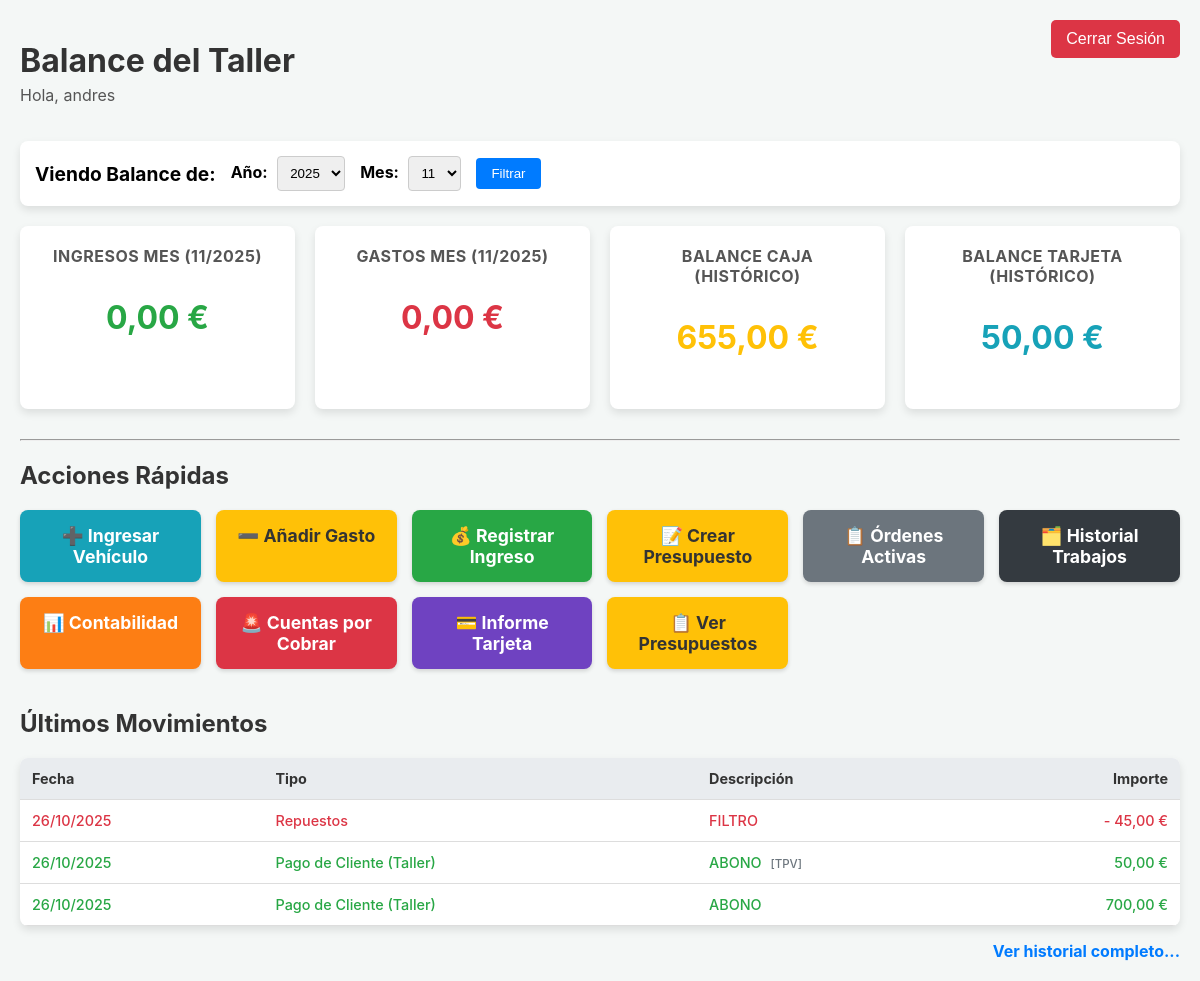
The app's page / (signed in), older data.
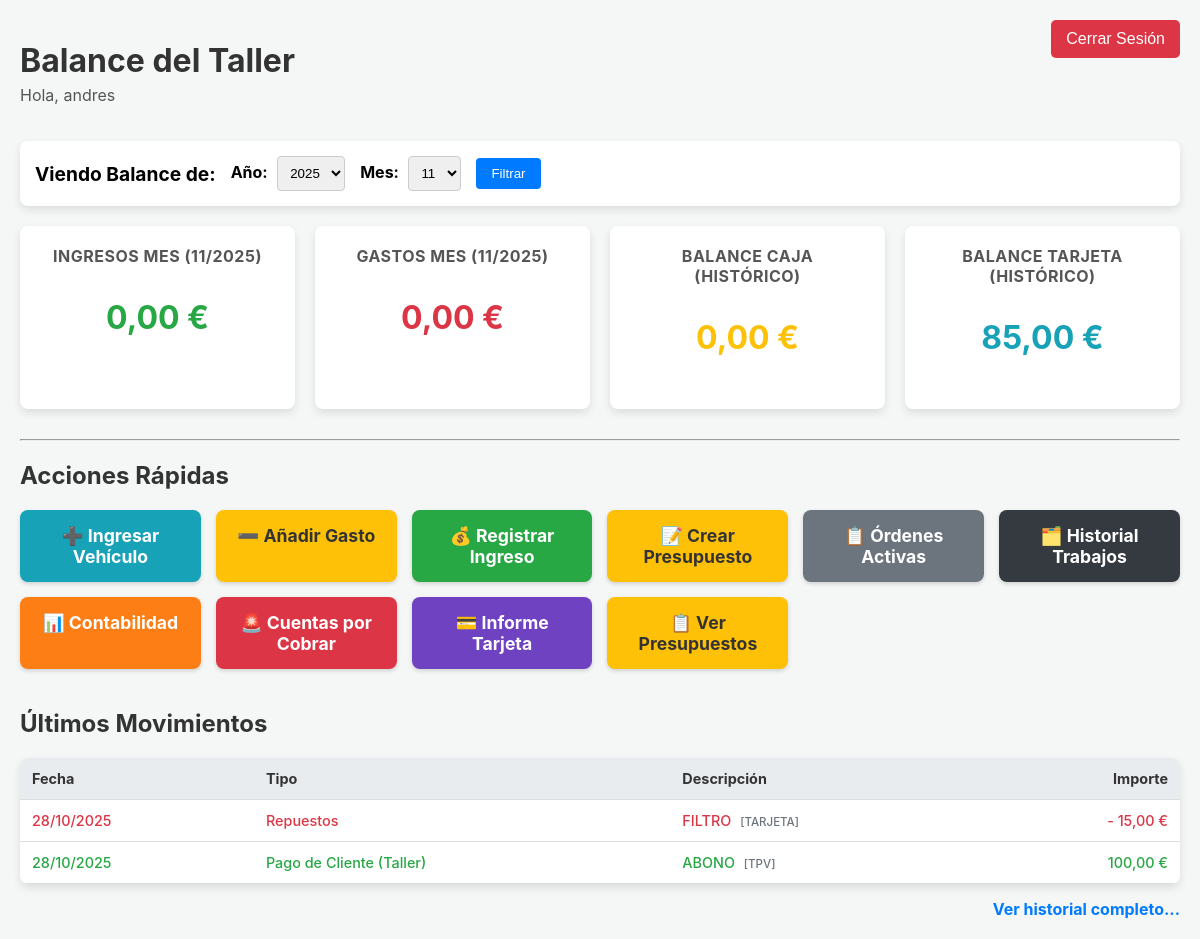
The same page, newer data.
### taller/models.py (models this page shows, shortened)
class Gasto(models.Model):
    CATEGORIA_CHOICES = [
        ('Repuestos', 'Repuestos'),
        ('Sueldos', 'Sueldos'),
        ('Herramientas', 'Herramientas'),
        ('Suministros', 'Suministros'),
        ('Gasolina/Diesel', 'Gasolina/Diesel'),
        ('Otros', 'Otros'),
        ('Compra de Consumibles', 'Compra de Consumibles'),
    ]
    fecha = models.DateField(default=timezone.now)
    categoria = models.CharField(max_length=30, choices=CATEGORIA_CHOICES)
    importe = models.DecimalField(max_digits=10, decimal_places=2, null=True, blank=True)
    descripcion = models.CharField(max_length=255, null=True, blank=True)
    vehiculo = models.ForeignKey(Vehiculo, on_delete=models.SET_NULL, null=True, blank=True)
    empleado = models.ForeignKey(Empleado, on_delete=models.SET_NULL, null=True, blank=True)
    pagado_con_tarjeta = models.BooleanField(default=False)

class Ingreso(models.Model):
    CATEGORIA_CHOICES = [
        ('Taller', 'Pago de Cliente (Taller)'),
        ('Grua', 'Servicio de Grúa'),
        ('Otras Ganancias', 'Otras Ganancias'),
        ('Otros', 'Otros Ingresos'),
    ]
    fecha = models.DateField(default=timezone.now)
    categoria = models.CharField(max_length=30, choices=CATEGORIA_CHOICES)
    importe = models.DecimalField(max_digits=10, decimal_places=2)
    descripcion = models.CharField(max_length=255)
    orden = models.ForeignKey(OrdenDeReparacion, on_delete=models.SET_NULL, null=True, blank=True)
    es_tpv = models.BooleanField(default=False)

### taller/views.py (the view)
# urls.py: path('', views.home, name='home'),
@login_required
def home(request):
    hoy = timezone.now()
    ano_seleccionado_str = request.GET.get('ano')
    mes_seleccionado_str = request.GET.get('mes')
    if ano_seleccionado_str:
        try:
            ano_actual = int(ano_seleccionado_str)
        except (ValueError, TypeError):
            ano_actual = hoy.year
    else:
        ano_actual = hoy.year
    if mes_seleccionado_str:
        try:
            mes_actual = int(mes_seleccionado_str)
            if not 1 <= mes_actual <= 12:
                mes_actual = hoy.month
        except (ValueError, TypeError):
            mes_actual = hoy.month
    else:
        mes_actual = hoy.month
    ingresos_mes = Ingreso.objects.filter(fecha__month=mes_actual, fecha__year=ano_actual)
    gastos_mes = Gasto.objects.filter(fecha__month=mes_actual, fecha__year=ano_actual)
    total_ingresos = ingresos_mes.aggregate(total=Sum('importe'))['total'] or Decimal('0.00')
    total_gastos = gastos_mes.aggregate(total=Sum('importe'))['total'] or Decimal('0.00')
    total_ingresos_efectivo_hist = Ingreso.objects.filter(es_tpv=False).aggregate(total=Sum('importe'))['total'] or Decimal('0.00')
    total_gastos_efectivo_hist = Gasto.objects.filter(pagado_con_tarjeta=False).aggregate(total=Sum('importe'))['total'] or Decimal('0.00')
    balance_caja = total_ingresos_efectivo_hist - total_gastos_efectivo_hist
    total_ingresos_tpv_hist = Ingreso.objects.filter(es_tpv=True).aggregate(total=Sum('importe'))['total'] or Decimal('0.00')
    total_gastos_tarjeta_hist = Gasto.objects.filter(pagado_con_tarjeta=True).aggregate(total=Sum('importe'))['total'] or Decimal('0.00')
    balance_tarjeta = total_ingresos_tpv_hist - total_gastos_tarjeta_hist
    ultimos_gastos = Gasto.objects.order_by('-id')[:5]
    ultimos_ingresos = Ingreso.objects.order_by('-id')[:5]
    movimientos_combinados = sorted(
        list(ultimos_gastos) + list(ultimos_ingresos),
        key=lambda mov: mov.fecha if hasattr(mov, 'fecha') else timezone.now().date(),
        reverse=True
    )
    movimientos_recientes = movimientos_combinados[:5]
    tipos_consumible = TipoConsumible.objects.all()
    alertas_stock = []
    for tipo in tipos_consumible:
        total_comprado = CompraConsumible.objects.filter(tipo=tipo).aggregate(total=Sum('cantidad'))['total'] or Decimal('0.00')
        total_usado_ordenes = UsoConsumible.objects.filter(tipo=tipo).aggregate(total=Sum('cantidad_usada'))['total'] or Decimal('0.00')
        total_ajustado = AjusteStockConsumible.objects.filter(tipo=tipo).aggregate(total=Sum('cantidad_ajustada'))['total'] or Decimal('0.00')
        stock_actual = total_comprado - total_usado_ordenes + total_ajustado
        if tipo.nivel_minimo_stock is not None and stock_actual <= tipo.nivel_minimo_stock:
            alertas_stock.append({
                'nombre': tipo.nombre, 'stock_actual': stock_actual,
                'unidad': tipo.unidad_medida, 'minimo': tipo.nivel_minimo_stock
            })
    is_read_only_user = request.user.groups.filter(name='Solo Ver').exists()
    anos_y_meses_data = get_anos_y_meses_con_datos()
    anos_disponibles = sorted(anos_y_meses_data.keys(), reverse=True)
    context = {
        'total_ingresos': total_ingresos,       # Mensual
        'total_gastos': total_gastos,         # Mensual
        'balance_caja': balance_caja,           # ¡Histórico!
        'balance_tarjeta': balance_tarjeta,     # ¡Histórico!
        'movimientos_recientes': movimientos_recientes,
        'alertas_stock': alertas_stock,
        'is_read_only_user': is_read_only_user,
        'anos_disponibles': anos_disponibles,
        'ano_seleccionado': ano_actual,
        'mes_seleccionado': mes_actual,
        'meses_del_ano': range(1, 13)
    }
    return render(request, 'taller/home.html', context)

### taller/templatetags/taller_extras.py (called while the page is built)
@register.filter(name='get_class_name')
def get_class_name(value):
    return value.__class__.__name__

@register.filter(name='is_gasto')
def is_gasto(class_name):
    return class_name == 'Gasto'

### taller/templates/taller/home.html (shortened to what the changed rows need)
<!DOCTYPE html>
{% load static %}
{% load taller_extras %}
<html lang="es">
<head>
    <link rel="stylesheet" href="{% static 'taller/css/responsive.css' %}">
</head>
<body>
    <div class="header">
        {% if user.is_authenticated %}
            <div>
                <h1>Balance del Taller</h1>
            </div>
        {% else %}
            <h1>Balance del Taller</h1>
            <a href="{% url 'login' %}" class="btn btn-new" style="background-color: #007bff;">Iniciar Sesión</a>
        {% endif %}
    </div>
    <div class="dashboard">
        <div class="card">
            <h2>Ingresos Mes ({{ mes_seleccionado }}/{{ ano_seleccionado }})</h2> <p class="amount ingresos">{{ total_ingresos|floatformat:2 }} €</p>
        </div>
        <div class="card">
            <h2>Gastos Mes ({{ mes_seleccionado }}/{{ ano_seleccionado }})</h2> <p class="amount gastos">{{ total_gastos|floatformat:2 }} €</p>
        </div>
        <div class="card">
            <h2>Balance Caja (Histórico)</h2> <p class="amount balance-caja {% if balance_caja < 0 %}negativo{% endif %}">{{ balance_caja|floatformat:2 }} €</p>
        </div>
        <div class="card">
            <h2>Balance Tarjeta (Histórico)</h2> <p class="amount balance-tarjeta {% if balance_caja < 0 %}negativo{% endif %}">{{ balance_tarjeta|floatformat:2 }} €</p>
        </div>
    </div>
    <h2>Acciones Rápidas</h2>
    <div style="margin-top: 40px;">
        <h2>Últimos Movimientos</h2>
        <table class="history-table">
            <thead>
                <tr>
                    <th>Fecha</th>
                    <th>Tipo</th>
                    <th>Descripción</th>
                    <th style="text-align: right;">Importe</th>
                </tr>
            </thead>
            <tbody>
                {% for movimiento in movimientos_recientes %}
                    {% with es_gasto=movimiento|get_class_name|is_gasto %}
                    <tr class="{% if es_gasto %}gasto-row{% else %}ingreso-row{% endif %}">
                        <td>{{ movimiento.fecha|date:"d/m/Y" }}</td>
                        <td>{{ movimiento.get_categoria_display }}</td>
                        <td>
                            {{ movimiento.descripcion }}
                            {% if not es_gasto and movimiento.es_tpv %}
                                <span class="movimiento-metodo">[TPV]</span>
                            {% elif es_gasto and movimiento.pagado_con_tarjeta %}
                                <span class="movimiento-metodo">[TARJETA]</span>
                            {% endif %}
                        </td>
                        <td style="text-align: right;">
                            {% if es_gasto %}-{% endif %}
                            {{ movimiento.importe|floatformat:2 }} €
                        </td>
                    </tr>
                    {% endwith %}
                {% empty %}
                    <tr>
                        <td colspan="4" style="text-align: center; padding: 20px;">No hay movimientos recientes.</td>
                    </tr>
                {% endfor %}
            </tbody>
        </table>
    </div>
</body>
</html>

Row changes from the older to the newer data that the page shows:
removed Gasto: fecha "26/10/2025", categoria "Repuestos", descripcion "FILTRO", importe "45,00"
removed Ingreso: fecha "26/10/2025", categoria "Pago de Cliente (Taller)", descripcion "ABONO", es_tpv "[TPV]", importe "50,00"
removed Ingreso: fecha "26/10/2025", categoria "Pago de Cliente (Taller)", descripcion "ABONO", importe "700,00"
added Gasto: fecha "28/10/2025", categoria "Repuestos", descripcion "FILTRO", pagado_con_tarjeta "[TARJETA]", importe "15,00"
added Ingreso: fecha "28/10/2025", categoria "Pago de Cliente (Taller)", descripcion "ABONO", es_tpv "[TPV]", importe "100,00"
Text that changed along with them:
{{ balance_caja|floatformat:2 }}: "655,00" → "0,00"
{{ balance_tarjeta|floatformat:2 }}: "50,00" → "85,00"
